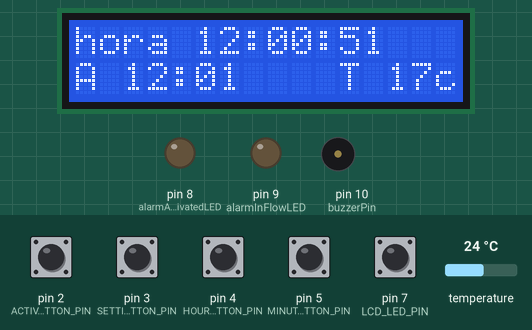
The sketch below on a simulated Arduino Uno, built with avr-gcc and run on an emulated ATmega328P. Shown: 16×2 character LCD, output pins drawn as LEDs (lit = HIGH), buzzer (waves = sounding, pin HIGH). The test bench sets the inputs (shaded band); at power-on: pin 2 (ACTIVATE_ALARM_BUTTON_PIN), pin 3 (SETTING_ALARM_BUTTON_PIN), pin 4 (HOUR_BUTTON_PIN), pin 5 (MINUTES_BUTTON_PIN), pin 7 (LCD_LED_PIN) HIGH, temperature 24 °C.

Above: at 1.2 s.
1.3 s: pin 2 (ACTIVATE_ALARM_BUTTON_PIN) pulled HIGH for 0.15 s
At 5.0 s:
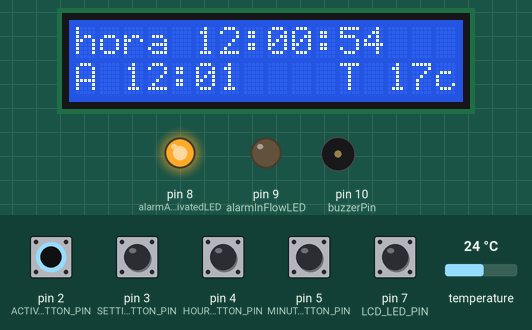
5.6 s: pin 3 (SETTING_ALARM_BUTTON_PIN) pulled HIGH for 0.15 s
At 6.9 s:
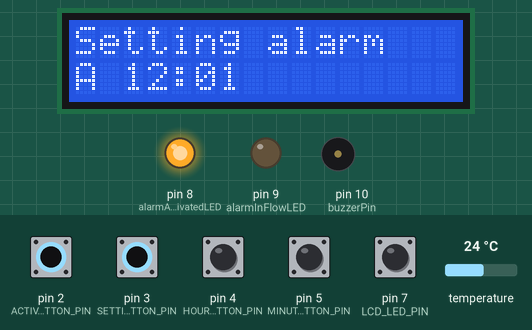
7.2 s: pin 3 (SETTING_ALARM_BUTTON_PIN) pulled HIGH for 1 s
At 10.96 s:
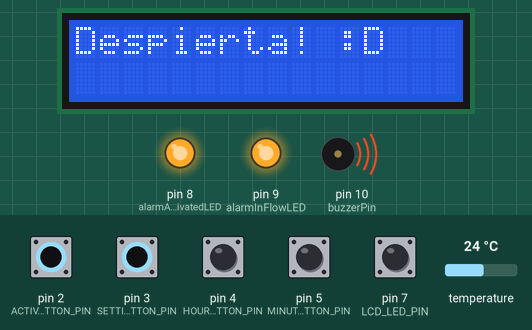
13.0 s: pin 7 (LCD_LED_PIN) pulled LOW for 0.15 s
At 13.21 s:
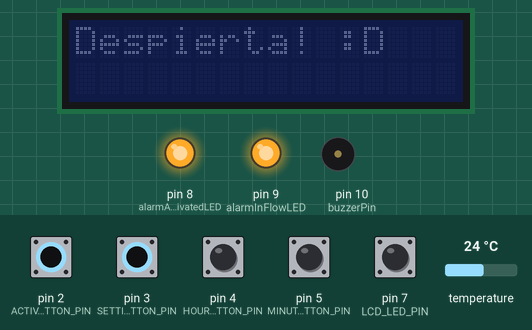
13.7 s: pin 7 (LCD_LED_PIN) pulled LOW for 1 s
At 14.21 s:
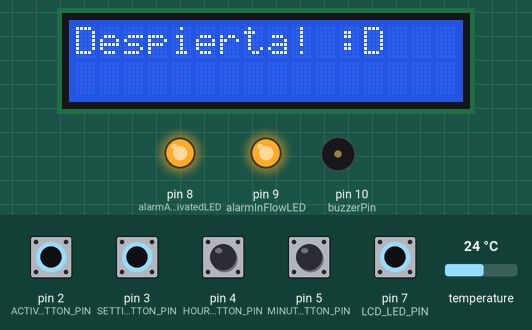
Timing chart, 0 to 17.3 s (numbered marks = the images above; inputs shaded):
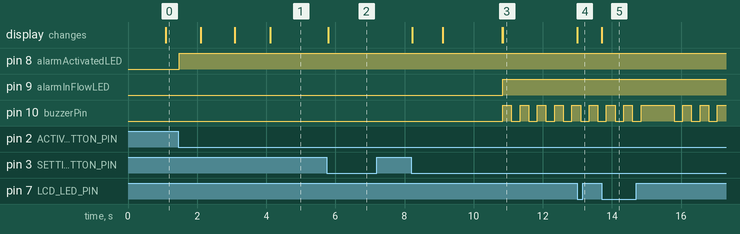

Measured:
- after the input at 1.3 s, pin 8 (alarmActivatedLED): LOW → HIGH after 0.18 s
- after the input at 5.6 s, the display: first changes after 0.19 s (image 2 shows a later state)
- after the input at 7.2 s, pin 9 (alarmInFlowLED): LOW → HIGH after 3.6 s; pin 10 (buzzerPin): alternates HIGH for 0.25 s and LOW for 0.25 s, starting after 3.6 s; the display: first changes after 1.0 s (image 3 shows a later state)
- after the input at 13.0 s, the display: changes at once (image 4)
- after the input at 13.7 s, the display: changes at once (image 5)

The sketch:

AlarmClock_a.ino
```cpp
#include <TimerOne.h>
#include <Wire.h>
#include <LiquidCrystal_I2C.h>
#include <Button.h>
#include <OneWire.h>
#include <DallasTemperature.h>

//-----------------------------creacion de un objeto (myBtn) de la clase(Button) ---------------------------------------------------------------

#define PULLUP true
#define INVERT true
#define DEBOUNCE_MS 20
#define ACTIVATE_ALARM_BUTTON_PIN 2 // amarillo
#define SETTING_ALARM_BUTTON_PIN 3 // morado......................
#define HOUR_BUTTON_PIN 4 // cafe
#define MINUTES_BUTTON_PIN 5 // azul
#define LCD_LED_PIN 7 // naranja

Button activateAlarmBtn(ACTIVATE_ALARM_BUTTON_PIN, PULLUP, INVERT, DEBOUNCE_MS);
Button setHourBtn(HOUR_BUTTON_PIN, PULLUP, INVERT, DEBOUNCE_MS);
Button setMinutesBtn(MINUTES_BUTTON_PIN, PULLUP, INVERT, DEBOUNCE_MS);
Button setAlarmBtn(SETTING_ALARM_BUTTON_PIN, PULLUP, INVERT, DEBOUNCE_MS);
Button LCDledBtn(LCD_LED_PIN, PULLUP, INVERT, DEBOUNCE_MS);

LiquidCrystal_I2C lcd(0x27,16,2);

// Sensor variables
#define TEMPERATURE_PIN 6
OneWire temperatureConnection(TEMPERATURE_PIN);
DallasTemperature temperatureSensor(&temperatureConnection);


// clock states
enum clockStatus {displayTime, alarmInFlow, alarmListening, swapToSetting, settingAlarmStatus, configTime};
clockStatus currentStatus = displayTime;

// LCD led
const int resetAlarmBtn = 4;
const int activateAlarm = 3;

bool LCDLedOn = false;

//variables para tiempo (hora) actual
bool Update=false;
unsigned char halfsecond = 0;
unsigned char second = 50;
unsigned char minute = 00;
unsigned char hour = 12;

//Strings para variables tiempo actual
String strHour;
String strMinute;
String strSecond;
String strDispTime;

//Variables para Alarma
unsigned char minuteAlarm = 1;
unsigned char hourAlarm = 12;
bool chagingAlarm = false;
bool alarmActivated = false;
bool alarmRining = false;
bool alarmTurnedOff = false;
bool settingAlarm = false;

//Strings para variables alarma
String strMinuteAlarm;
String strHourAlarm;
String strDispAlarm;
String wakeUpAlarmMessage = "Despierta! :D";

bool settingHours = false;
bool settingMinutes = false;

//Variables para Temperatura
unsigned char temp = 17;

//Strings para variables temperatura
String strDispTemp;

//variables para multitasking
unsigned long previousMillis_TaskClock=0;
unsigned long currentMillis;

//multitasking
unsigned long previousMillis_CheckAlarm=0;
unsigned long previousMillis_BtnActiveAlarm=0;
unsigned long previousMillisCheckTemp=0;
unsigned long previousMillisCheckLCDled=0;

//leds
const int alarmActivatedLED = 8;
const int alarmInFlowLED = 9;

// Buzzer variables
const int buzzerPin = 10;
unsigned long previousSound=0;
unsigned long currentMillisSound=0;
bool buzzedActivated=false;


void setup() {
  lcd.init();
  lcd.backlight();
  LCDLedOn = true;
  //Leds
  pinMode(alarmActivatedLED, OUTPUT);
  pinMode(alarmInFlowLED, OUTPUT);
  pinMode(buzzerPin, OUTPUT);

  // Change time
  Timer1.initialize(500000);
  Timer1.attachInterrupt(TimingISR);

  //Setting button's interrupts
  attachInterrupt(digitalPinToInterrupt(ACTIVATE_ALARM_BUTTON_PIN), ChangeAlarmStatusBtn, CHANGE);
  attachInterrupt(digitalPinToInterrupt(SETTING_ALARM_BUTTON_PIN), SettingAlarmBtn, CHANGE);

  // Setting temperature sensor
  temperatureSensor.begin();
  Serial.begin(9600);
}

void loop() {
  currentMillis=millis();
  TaskClock();
  currentMillis=millis();
  ActivatorAlarmListener();
  SettingHourBtn();
  SettingMinutesBtn();
  currentMillis=millis();
  CheckTemperature();
  currentMillis=millis();
  LCDLedListener();
}


// Functions
void TaskClock(){
  switch(currentStatus){
    case displayTime:
      DisplayMainTime();
      break;
    case alarmInFlow:
      WakeUpAlarm();
      break;
    case alarmListening:
      BuzzerSound();
      TurnOffAlarmListener();
      break;
    case swapToSetting:
      WakeUpSettingAlarm();
      break;
    case settingAlarmStatus:
      AlarmDisplay();
      break;
  }
}

void DisplayMainTime() {
  TimeDisplay();
  AlarmDisplay();
  TemperatureDisplay();
  if(alarmActivated) CheckAlarmTiming();
}

void WakeUpSettingAlarm() {
  lcd.clear();
  lcd.print("Setting alarm");
  currentStatus = settingAlarmStatus;
}


void TimeDisplay(void)
{
    if (second<10) strSecond="0" + (String) second;
    else strSecond=(String) second;

    if (minute<10) strMinute="0" + (String) minute;
    else strMinute=(String) minute;

    if (hour<10) strHour=" " + (String) hour;
    else strHour=(String) hour;

    strDispTime="hora " + strHour + ":" + strMinute + ":" + strSecond;

    lcd.setCursor(0,0);
    lcd.print(strDispTime);

    Update = false;
}


void AlarmDisplay(void)
{
  if (minuteAlarm<10) strMinuteAlarm="0" + (String) minuteAlarm;
  else strMinuteAlarm=(String) minuteAlarm;

  if (hourAlarm<10) strHourAlarm=" " + (String) hourAlarm;
  else strHourAlarm=(String) hourAlarm;

  strDispAlarm="A " + strHourAlarm + ":" + strMinuteAlarm;

  lcd.setCursor(0,1);
  lcd.print(strDispAlarm);

}


void TemperatureDisplay(void)
{
  strDispTemp=(String) temp;
  lcd.setCursor(11,1);
  lcd.print("T");
  lcd.setCursor(13,1);
  lcd.print(strDispTemp);
  lcd.setCursor(15,1);
  lcd.print("c");
}

void TimingISR()
{
  halfsecond ++;
  Update = true;
  if(halfsecond == 2){
    second ++;
    if(second == 60)
    {
      minute ++;
      if(minute == 60)
      {
        hour ++;
        if(hour == 24)hour = 0;
        minute = 0;
      }
      second = 0;
    }
    halfsecond = 0;
  }
  // if alarm was turned off, activate it in the next minute
  if (minute >= minuteAlarm + 1 && hour == hourAlarm) alarmTurnedOff = false;
  //Serial.println(alarmTurnedOff);
}

void CheckAlarmTiming() {
  if((minute == minuteAlarm && hour == hourAlarm) && !alarmRining && !alarmTurnedOff) {
      currentStatus = alarmInFlow;
  }
}


void TurnOffAlarmListener() {
  if (!alarmRining) {
    digitalWrite(alarmInFlowLED, alarmRining);
    digitalWrite(buzzerPin, LOW);
    lcd.clear();
    currentStatus = displayTime;
  }
}

void WakeUpAlarm() {
  lcd.clear();
  lcd.print(wakeUpAlarmMessage);
  alarmRining = true;
  digitalWrite(alarmInFlowLED, alarmRining);
  currentStatus = alarmListening;

}
void SettingHourBtn() {
  setHourBtn.read();
  if(setHourBtn.wasPressed()) {
    switch(currentStatus) {
      case displayTime:
        hour++;
        if (hour == 24) hour = 0;
        break;
      case settingAlarmStatus:
        hourAlarm++;
        alarmTurnedOff = false;
        if (hourAlarm == 24) hourAlarm = 0;
        break;
    }
  }
}

void SettingMinutesBtn() {
  setMinutesBtn.read();
  if(setMinutesBtn.wasPressed()) {
    switch(currentStatus) {
      case displayTime:
        minute++;
        if (minute == 60) minute = 0;
        break;
      case settingAlarmStatus:
        minuteAlarm++;
        alarmTurnedOff = false;
        if (minuteAlarm == 60) minuteAlarm = 0;
        break;
    }
  }
}

void SettingAlarmBtn() {
  setAlarmBtn.read();
  bool accessToSetAlarm = (currentStatus != alarmListening && currentStatus != alarmInFlow);
  if(setAlarmBtn.wasPressed() && accessToSetAlarm) {
    settingAlarm = !settingAlarm;
    if(settingAlarm) {
      currentStatus = swapToSetting;
    } else {
      currentStatus = displayTime;
    }
  }
};

void ChangeAlarmStatusBtn() {
  activateAlarmBtn.read();
  if (activateAlarmBtn.wasPressed()) {
    if (currentStatus == alarmListening) {
      alarmRining = false;
      alarmTurnedOff = true;
    } else {
      alarmActivated = !alarmActivated;
    }
  }
}

void ActivatorAlarmListener() {
  digitalWrite(alarmActivatedLED, alarmActivated);
}

void CheckTemperature() {
  if (currentMillis - previousMillisCheckTemp >= 5000) {
    previousMillisCheckTemp = currentMillis;
    temperatureSensor.requestTemperatures();
    temp = temperatureSensor.getTempCByIndex(0);
  }
}

void LCDLedListener() {
  if (currentMillis - previousMillisCheckLCDled >= 100) {
    previousMillisCheckLCDled = currentMillis;
    LCDledBtn.read();

    if(LCDledBtn.wasPressed()) {
      LCDLedOn = !LCDLedOn;
      if (LCDLedOn) {
        lcd.backlight();
      } else {
        lcd.noBacklight();
      }

    }

  }
}

void BuzzerSound() {
  if (currentMillis - previousSound >= 250) {
    previousSound = currentMillis;
    buzzedActivated = !buzzedActivated;
    digitalWrite(buzzerPin, buzzedActivated);
  }
}
```
